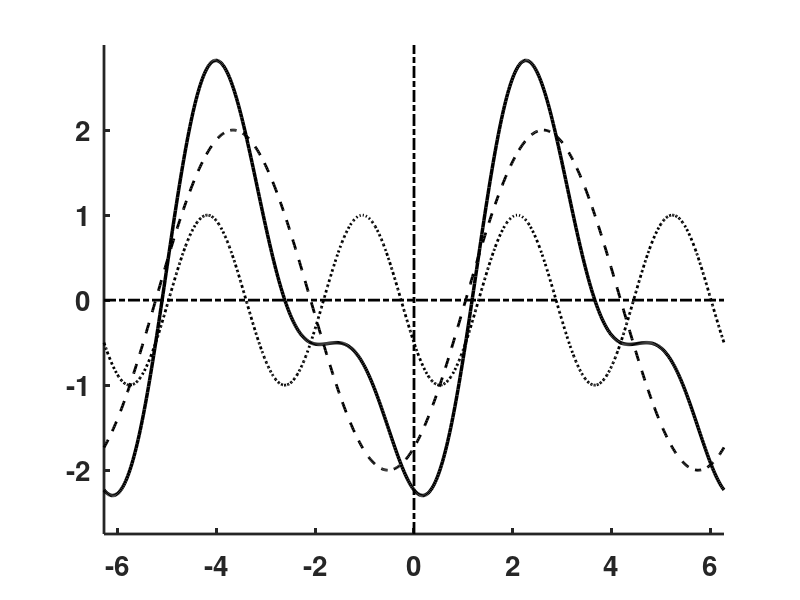

The MATLAB script that drew this image: (Note: this script raises an error after producing the figure.)
clear;  figure('Position',[100 100 600 400],'Color',[1 1 1]); clf;  hold on; 

xy=[-2*pi 2*pi -2.75 3];
xx=linspace(xy(1),xy(2),600);  
ym1=2*sin(xx-pi/3);  
h(1)=plot(xx,ym1,'k--','LineWidth',2)
ym1=-sin(2*xx+pi/6); 
h(2)=plot(xx,ym1,'k:','LineWidth',2)
ym1=2*sin(xx-pi/3)-sin(2*xx+pi/6);  
h(3)=plot(xx,ym1,'k','LineWidth',2.5)

set(gca,'LineWidth',2); 
axis(xy); axis manual;
plot([xy(1) xy(2)],[0 0],'k-.','LineWidth',2);
plot([0 0],[xy(3) xy(4)],'k-.','LineWidth',2);
set(gca,'XTick',[-6 -4 -2 0 2 4 6],'YTick',[-2 -1 0 1 2],'FontSize',20,'FontWeight','bold');

%assign labels for handles
g=legend(h,'f_{1}(x)=2sin(x-\pi/3)','f_{2}(x)=-sin(2x+\pi/6)','f_{1}(x)+f_{2}(x)',4);
set(g,'Color','none')
set(g,'FontSize',18)
%export to eps (change path and file name accordingly)
print('-depsc2',sprintf('C:\\Documents and Settings\\ajay\\Desktop\\matlab\\fig43'));
